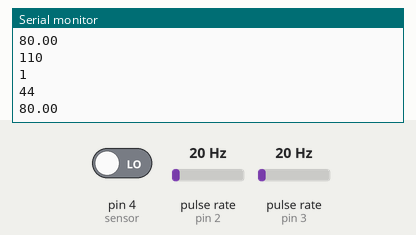
Recording of a sketch running on a simulated Arduino Uno, built with avr-gcc and run on an emulated ATmega328P. Shown: the last lines printed to the serial monitor. Wiring (inferred from the names in the program): 2 × pulse sensor: data pin 2 / data pin 3. The inputs (shaded band) are chosen by the test bench; at power-on: pulse rate (sensors on pin 2, pin 3) 20 Hz, pin 4 (sensor) LOW.

Above: at 1.2 s.
1.3 s: pulse rate (sensor on pin 2) set to 4 Hz
At 2.4 s:
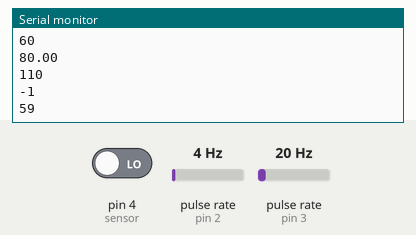
2.8 s: pulse rate (sensor on pin 3) set to 4 Hz
At 3.9 s:
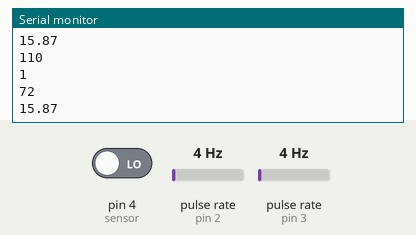
4.3 s: pin 4 (sensor) driven HIGH
5.8 s: pulse rate (sensor on pin 2) set to 50 Hz
At 6.9 s:
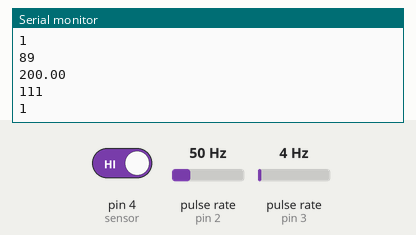
7.3 s: pulse rate (sensor on pin 3) set to 50 Hz
At 7.9 s:
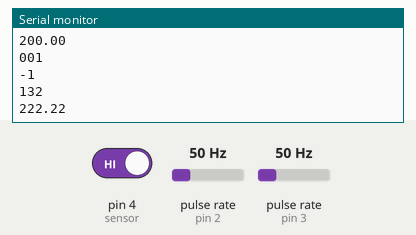
8.8 s: pin 4 (sensor) driven LOW
Timing chart, 0 to 11.3 s (numbered marks = the images above; inputs shaded):
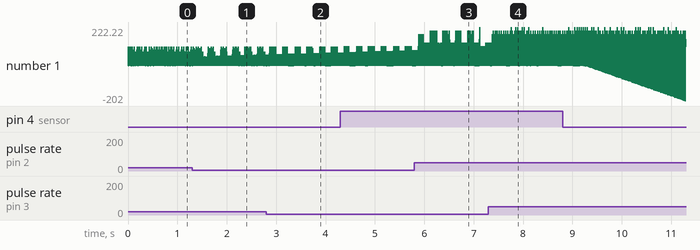

Measured:
- after the input at 1.3 s, the serial monitor: prints a new line after 0.09 s (image 1)
- after the input at 2.8 s, the serial monitor: prints a new line after 0.20 s (image 2)
- after the input at 5.8 s, the serial monitor: prints a new line after 0.09 s (image 3)
- after the input at 7.3 s, the serial monitor: prints a new line after 0.09 s (image 4)
- plotted number 1: 1 → 101 after the input at 5.8 s

The sketch:

3phase_encoder.ino
```cpp
/***************************** Variables *********************************/

#define CW             1			// Assign a value to represent clock wise rotation
#define CCW           -1			// Assign a value to represent counter-clock wise rotation

bool HSU_Val = digitalRead(2);		// Set the U sensor value as boolean and read initial state
bool HSV_Val = digitalRead(3);		// Set the V sensor value as boolean and read initial state
bool HSW_Val = digitalRead(4);		// Set the W sensor value as boolean and read initial state

int direct = 1;				// Integer variable to store BLDC rotation direction
int pulseCount;				// Integer variable to store the pulse count

float startTime;				// Float variable to store the start time of the current interrupt
float prevTime; 				// Float variable to store the start time of the previous interrupt
float pulseTimeW; 			// Float variable to store the elapsed time between interrupts for hall sensor W
float pulseTimeU; 			// Float variable to store the elapsed time between interrupts for hall sensor U
float pulseTimeV; 			// Float variable to store the elapsed time between interrupts for hall sensor V
float AvPulseTime; 			// Float variable to store the average elapsed time between all interrupts

float PPM;				// Float variable to store calculated pulses per minute
float RPM; 				// Float variable to store calculated revolutions per minute

/***************************** Setup *********************************/

void setup()
{
// Set digital pins 2, 3 and 4 as inputs
  pinMode(2, INPUT);
  pinMode(3, INPUT);
  pinMode(4, INPUT);

// Set digital pins 2, 3 and 4 as interrupts that trigger on rising and falling edge changes. Call a function (i.e. HallSensorU) on change
  attachInterrupt(digitalPinToInterrupt(2), HallSensorU, CHANGE);
  attachInterrupt(digitalPinToInterrupt(3), HallSensorV, CHANGE);
  attachInterrupt(digitalPinToInterrupt(4), HallSensorW, CHANGE);

// Initialize the print monitor and set baud rate to 9600
  Serial.begin(9600);
}

/*************************** Main Loop ******************************/

void loop()
{
  if ((millis() - prevTime) > 600) RPM = 0;                                     			// Zero out RPM variable if wheel is stopped

  Serial.print(HSU_Val); Serial.print(HSV_Val); Serial.println(HSW_Val);      	// Display Hall Sensor Values
  Serial.println(direct);                                                    				// Display direction of rotation
  Serial.println(pulseCount);                                                 			// Display the pulse count
  Serial.println(RPM);                            		      			// Display revolutions per minute
}

/************************ Interrupt Functions ***************************/

void HallSensorW()
{
  startTime = millis();						// Set startTime to current microcontroller elapsed time value
  HSW_Val = digitalRead(4);					// Read the current W hall sensor value
  HSV_Val = digitalRead(3);						// Read the current V (or U) hall sensor value
  direct = (HSW_Val == HSV_Val) ? CW : CCW;			// Determine rotation direction (ternary if statement)
  pulseCount = pulseCount + (1 * direct);				// Add 1 to the pulse count
  pulseTimeW = startTime - prevTime;				// Calculate the current time between pulses
  AvPulseTime = ((pulseTimeW + pulseTimeU + pulseTimeV)/3);	// Calculate the average time time between pulses
  PPM = (1000 / AvPulseTime) * 60;					// Calculate the pulses per min (1000 millis in 1 second)
  RPM = PPM / 90;						// Calculate revs per minute based on 90 pulses per rev
  prevTime = startTime;						// Remember the start time for the next interrupt
}

void HallSensorV()
{
  startTime = millis();
  HSV_Val = digitalRead(3);
  HSU_Val = digitalRead(2);					// Read the current U (or W) hall sensor value
  direct = (HSV_Val == HSU_Val) ? CW : CCW;
  pulseCount = pulseCount + (1 * direct);
  pulseTimeV = startTime - prevTime;
  AvPulseTime = ((pulseTimeW + pulseTimeU + pulseTimeV)/3);
  PPM = (1000 / AvPulseTime) * 60;
  RPM = PPM / 90;
  prevTime = startTime;
}

void HallSensorU()
{
  startTime = millis();
  HSU_Val = digitalRead(2);
  HSW_Val = digitalRead(4);					// Read the current W (or V) hall sensor value
  direct = (HSU_Val == HSW_Val) ? CW : CCW;
  pulseCount = pulseCount + (1 * direct);
  pulseTimeU = startTime - prevTime;
  AvPulseTime = ((pulseTimeW + pulseTimeU + pulseTimeV)/3);
  PPM = (1000 / AvPulseTime) * 60;
  RPM = PPM / 90;
  prevTime = startTime;
}
```
